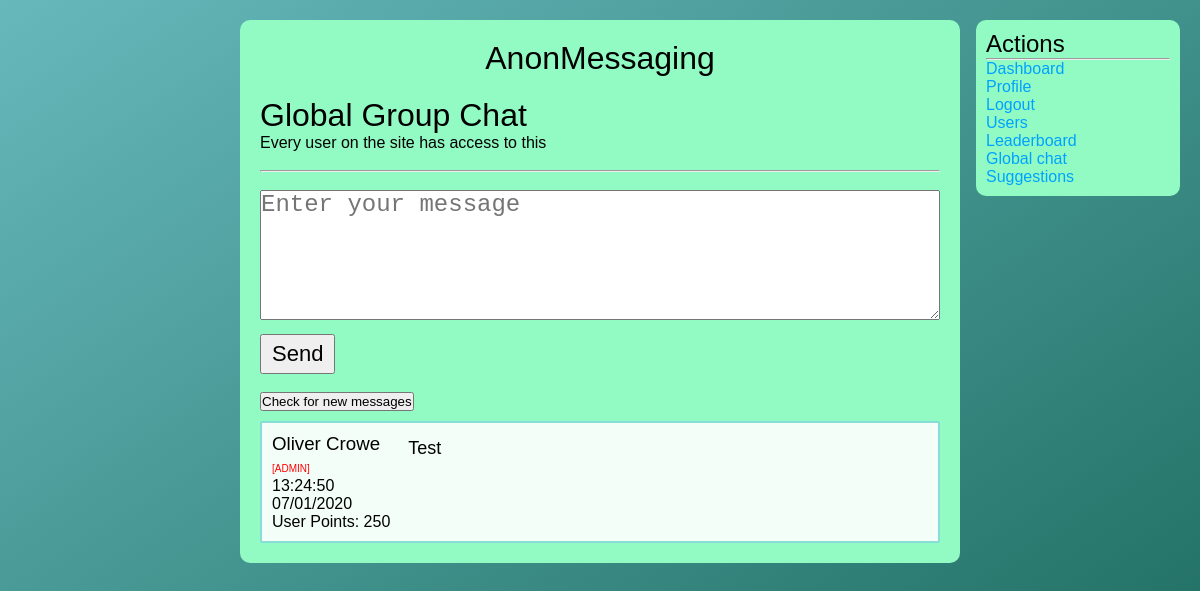
Screenshot of /global/index.php (signed in) with the database file from the repository.
### tables this page shows
CREATE TABLE `global` (
  `msg_id` int(11) NOT NULL,
  `msg_content` longtext NOT NULL,
  `msg_author` int(11) NOT NULL,
  `msg_date` varchar(256) NOT NULL
);

CREATE TABLE `users` (
  `user_id` int(11) NOT NULL,
  `user_name` varchar(256) NOT NULL,
  `user_email` varchar(256) NOT NULL,
  `user_password` varchar(256) NOT NULL,
  `user_bio` longtext NOT NULL,
  `user_pfp` varchar(256) NOT NULL,
  `user_type` varchar(256) NOT NULL,
  `user_points` int(11) NOT NULL
);

### includes/functions.php (called while the page is built, shortened)
<?php
    include_once "connection.php";
    function checkPoints($id){
        global $conn;
        $sql = "SELECT * FROM `users` WHERE `user_id`='$id'";
        $result = mysqli_query($conn, $sql);
        while($row = mysqli_fetch_assoc($result)){
            $points = $row['user_points'];
        }
        return $points;
    }
    function findName($id){
        global $conn;
        $sql = "SELECT * FROM `users` WHERE `user_id` = '$id'";
        $result = mysqli_query($conn, $sql);
        while($row = mysqli_fetch_assoc($result)){
            $name = $row['user_name'];
        }
        return $name;
    }
?>

### global/index.php (the view, shortened to what this page needs)
<?php
    include_once "../includes/connection.php";
    include_once "../includes/functions.php";
?>
<!DOCTYPE html>
<html lang="en">
<head>
    <link href="../css/style.css" rel="stylesheet">
</head>
<body>
    <div class="main-column">
    <a style="color: #000;text-align:center;" href="../"><h1 style="font-weight:100;margin-bottom:20px;">AnonMessaging</h1></a>
        <h1 style="font-weight:300;">Global Group Chat</h1>
        <p>Every user on the site has access to this</p>
        <br><hr><br>
        <form method="POST">
            <textarea name="msg_content" class="msg_textarea" required placeholder="Enter your message"></textarea>
            <button type="submit" name="submit" class="form-submit">Send</button>
        </form>
        ?><br>
        <button class="check-btn" onclick="window.location=window.location">Check for new messages</button>
       <?php
        $sql = "SELECT * FROM `global` ORDER BY `msg_id` DESC LIMIT 150";
        $result = mysqli_query($conn, $sql);
        while($row = mysqli_fetch_assoc($result)){
            $uid = $row['msg_author'];
            $sql2 = "SELECT * FROM `users` WHERE `user_id`='$uid'";
            $result2 = mysqli_query($conn, $sql2);
            $admin = False;
            while($row2 = mysqli_fetch_assoc($result2)){
                if($row2['user_type'] == 'admin'){
                    $admin = True;
                }else{
                    $admin = False;
                }
            }
            ?>
    <div class="message">
            <div class="msg-info">
            <a style="color:#000;" href="../profile/index.php?id=<?php echo $row['msg_author']; ?>"><h3 style="font-weight:300;"><?php echo findName($row['msg_author']); if($admin==True){echo " <span style='color:red;font-size:10px;'>[ADMIN]</span>";} ?></h3></a>
            <p><?php echo $row['msg_date']; ?></p>
            <p>User Points: <?php echo checkPoints($row['msg_author']); ?></p>
            </div>
            <div class="msg-content"?>
            <?php echo $row['msg_content']; ?>
            </div>
        </div>
            <?php
        }
       ?>
        </div>
        <div class="right-column">
            <h2 style="font-weight:300;">Actions</h2>
            <hr>
            <ul>
            <li><a href="../">Dashboard</a></li>
                <li><a href="../profile/index.php?id=<?php echo $_SESSION['user_id']; ?>">Profile</a></li>
                <li><a href="../logout">Logout</a></li>
                <li><a href="../users/index.php">Users</a></li>
                <li><a href="../leaderboard/">Leaderboard</a></li>
                <li><a href="../global/">Global chat</a></li>
                <li><a href="../suggestions/">Suggestions</a></li>
            </ul>
        </div>
</body>
</html>

### css/style.css (style rules this page uses)
* { -webkit-box-sizing: border-box; box-sizing: border-box; padding: 0; margin: 0; }
body { font-family: sans-serif; background-attachment: fixed; background-size: cover; background-image: -webkit-gradient(linear, left top, right bottom, from(#66b8bb), to(#1b695c)); background-image: linear-gradient(to bottom right, #66b8bb, #1b695c); background-position: center; }
a { color: #00a2ff; text-decoration: none; }
h3 { font-weight: 100; }
.main-column { width: 60%; margin: 20px auto; padding: 20px; height: 100%; border-radius: 10px; background-color: #91fbc3; -webkit-box-sizing: border-box; box-sizing: border-box; }
.right-column { -webkit-box-sizing: border-box; box-sizing: border-box; position: fixed; right: 20px; top: 20px; width: 17%; background-color: #91fbc3; border-radius: 10px; padding: 10px; }
.right-column ul li { list-style: none; }
.msg_textarea { width: 100%; height: 130px; font-size: 24px; }
.form-submit { margin-top: 10px; padding: 5px 10px; font-size: 22px; }
.message { max-height: 400px; overflow: auto; width: 100%; display: block; margin-top: 10px; background-color: rgba(255, 255, 255, 0.897); padding: 10px; border-radius: 2px; border: 2px solid #88ddd6; }
.message .msg-info { height: 100%; float: left; width: 20%; }
.message .msg-content { width: 78%; float: left; height: 100%; padding: 5px; font-size: 18px; }

### rows the page displays
global: msg_author.user_name "Oliver Crowe", msg_date "13:24:50 07/01/2020", msg_author.user_points "250", msg_content "Test"
